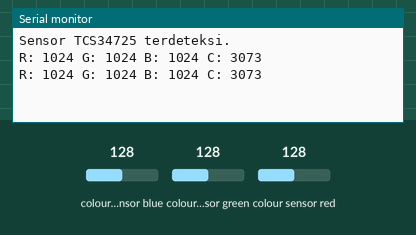
This sketch was run on a simulated Arduino Uno, built with avr-gcc and run on an emulated ATmega328P. Parts: the last lines printed to the serial monitor. Inputs (shaded band) come from the test bench; at power-on: colour sensor blue 128, colour sensor green 128, colour sensor red 128.

Above: at 1.9 s.
2.0 s: colour sensor blue set to 5
At 3.0 s:
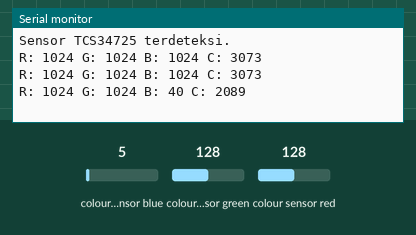
3.5 s: colour sensor green set to 5
At 4.8 s:
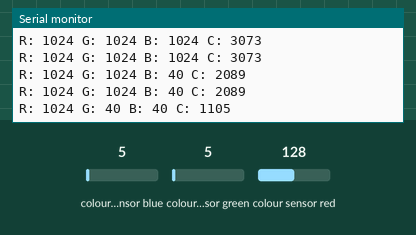
5.0 s: colour sensor red set to 5
At 6.2 s:
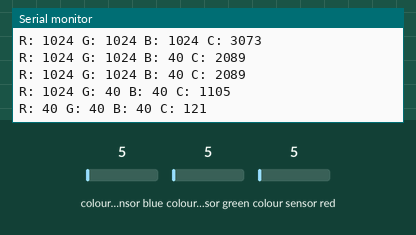
Timing chart, 0 to 8.0 s (numbered marks = the images above; inputs shaded):
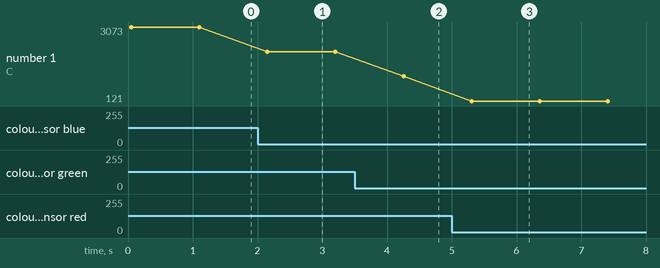

The sketch:

sensor_Warna.ino
```cpp
#include <Wire.h>
#include "Adafruit_TCS34725.h"

// Inisialisasi sensor dengan nilai integrasi dan gain
Adafruit_TCS34725 tcs = Adafruit_TCS34725(TCS34725_INTEGRATIONTIME_50MS, TCS34725_GAIN_4X);

void setup() {
  Serial.begin(9600);

  if (tcs.begin()) {
    Serial.println("Sensor TCS34725 terdeteksi.");
  } else {
    Serial.println("Sensor TCS34725 tidak terdeteksi. Periksa koneksi Anda.");
    while (1); // Berhenti jika sensor tidak terdeteksi
  }
}

void loop() {
  uint16_t r, g, b, c;

  // Membaca nilai dari sensor
  tcs.getRawData(&r, &g, &b, &c);

  // Menampilkan nilai di Serial Monitor
  Serial.print("R: "); Serial.print(r, DEC);
  Serial.print(" G: "); Serial.print(g, DEC);
  Serial.print(" B: "); Serial.print(b, DEC);
  Serial.print(" C: "); Serial.print(c, DEC);
  Serial.println();

  // Tunggu 1 detik sebelum membaca kembali
  delay(1000);
}
```

Measured:
- after the input at 2.0 s, the serial monitor: prints a new line after 0.15 s (image 1)
- after the input at 3.5 s, the serial monitor: prints a new line after 0.76 s (image 2)
- after the input at 5.0 s, the serial monitor: prints a new line after 0.31 s (image 3)
- plotted number 1: 3073 → 2089 after the input at 2.0 s, 2089 → 1105 after the input at 3.5 s, 1105 → 121 after the input at 5.0 s
